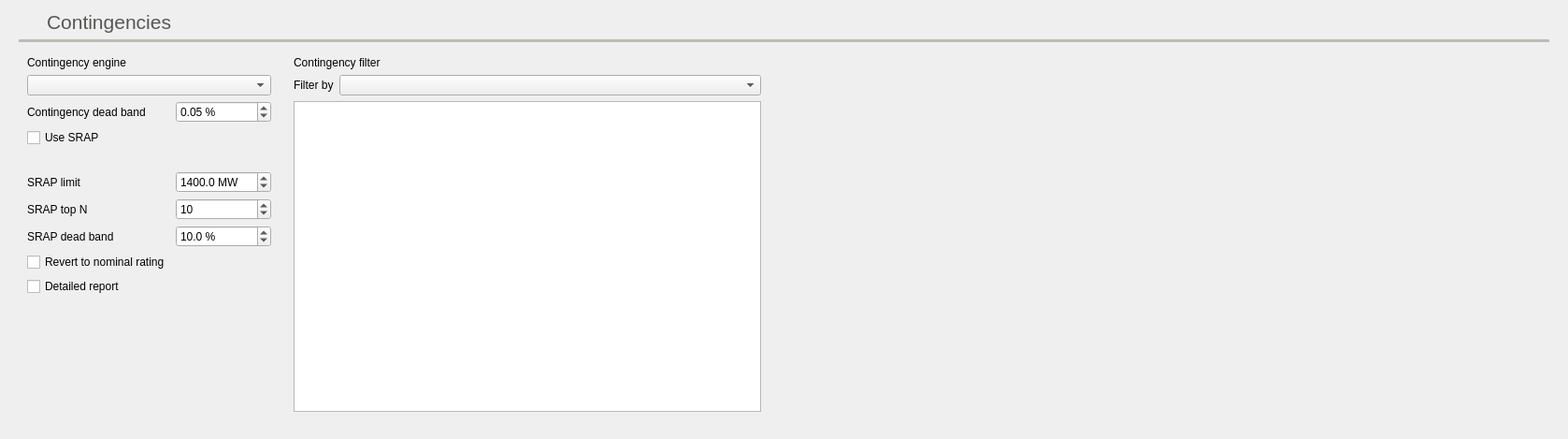
          <widget class="QWidget" name="contingencies_tab">
           <property name="toolTip">
            <string>Contingencies settings</string>
           </property>
           <attribute name="icon">
            <iconset resource="../Icons/icons.qrc">
             <normaloff>:/Icons/icons/otdf.png</normaloff>:/Icons/icons/otdf.png</iconset>
           </attribute>
           <attribute name="title">
            <string>Con</string>
           </attribute>
           <attribute name="toolTip">
            <string>Contingencies related settings</string>
           </attribute>
           <layout class="QHBoxLayout" name="horizontalLayout_42">
            <item>
             <widget class="QFrame" name="frame_76">
              <property name="frameShape">
               <enum>QFrame::Shape::NoFrame</enum>
              </property>
              <property name="frameShadow">
               <enum>QFrame::Shadow::Raised</enum>
              </property>
              <layout class="QGridLayout" name="gridLayout_28">
               <property name="topMargin">
                <number>0</number>
               </property>
               <item row="3" column="2" rowspan="15">
                <widget class="QFrame" name="frame_4">
                 <property name="frameShape">
                  <enum>QFrame::Shape::NoFrame</enum>
                 </property>
                 <property name="frameShadow">
                  <enum>QFrame::Shadow::Raised</enum>
                 </property>
                 <layout class="QFormLayout" name="formLayout">
                  <item row="0" column="0" colspan="2">
                   <widget class="QLabel" name="label_151">
                    <property name="text">
                     <string>Contingency filter</string>
                    </property>
                   </widget>
                  </item>
                  <item row="1" column="0">
                   <widget class="QLabel" name="label_152">
                    <property name="maximumSize">
                     <size>
                      <width>80</width>
                      <height>16777215</height>
                     </size>
                    </property>
                    <property name="text">
                     <string>Filter by</string>
                    </property>
                   </widget>
                  </item>
                  <item row="1" column="1">
                   <widget class="QComboBox" name="contingency_filter_by_comboBox"/>
                  </item>
                  <item row="2" column="0" colspan="2">
                   <widget class="QListView" name="contingency_group_filter_listView">
                    <property name="minimumSize">
                     <size>
                      <width>500</width>
                      <height>0</height>
                     </size>
                    </property>
                    <property name="toolTip">
                     <string>&lt;html&gt;&lt;head/&gt;&lt;body&gt;&lt;p&gt;&lt;span style=&quot; font-weight:700;&quot;&gt;Filter contingencies&lt;/span&gt;&lt;/p&gt;&lt;p&gt;This option allows you to only consider the contingencies that fall in ceratain groupings such as Area, Zone or Country. The filtering is performed based on the information stored in the Buses.&lt;/p&gt;&lt;p&gt;This is highly discouraged. We trully advise you to not to filter the contingencies and select All Contingencies. Use this feature at your own risk.&lt;/p&gt;&lt;/body&gt;&lt;/html&gt;</string>
                    </property>
                   </widget>
                  </item>
                 </layout>
                </widget>
               </item>
               <item row="2" column="0" colspan="4">
                <widget class="Line" name="line_25">
                 <property name="palette">
                  <palette>
                   <active>
                    <colorrole role="WindowText">
                     <brush brushstyle="SolidPattern">
                      <color alpha="255">
                       <red>186</red>
                       <green>189</green>
                       <blue>182</blue>
                      </color>
                     </brush>
                    </colorrole>
                   </active>
                   <inactive>
                    <colorrole role="WindowText">
                     <brush brushstyle="SolidPattern">
                      <color alpha="255">
                       <red>186</red>
                       <green>189</green>
                       <blue>182</blue>
                      </color>
                     </brush>
                    </colorrole>
                   </inactive>
                   <disabled>
                    <colorrole role="WindowText">
                     <brush brushstyle="SolidPattern">
                      <color alpha="255">
                       <red>190</red>
                       <green>190</green>
                       <blue>190</blue>
                      </color>
                     </brush>
                    </colorrole>
                   </disabled>
                  </palette>
                 </property>
                 <property name="frameShadow">
                  <enum>QFrame::Shadow::Plain</enum>
                 </property>
                 <property name="lineWidth">
                  <number>4</number>
                 </property>
                 <property name="orientation">
                  <enum>Qt::Orientation::Horizontal</enum>
                 </property>
                </widget>
               </item>
               <item row="3" column="3">
                <spacer name="horizontalSpacer_28">
                 <property name="orientation">
                  <enum>Qt::Orientation::Horizontal</enum>
                 </property>
                 <property name="sizeHint" stdset="0">
                  <size>
                   <width>828</width>
                   <height>20</height>
                  </size>
                 </property>
                </spacer>
               </item>
               <item row="0" column="0" colspan="2">
                <widget class="QFrame" name="frame_78">
                 <property name="frameShape">
                  <enum>QFrame::Shape::NoFrame</enum>
                 </property>
                 <property name="frameShadow">
                  <enum>QFrame::Shadow::Raised</enum>
                 </property>
                 <layout class="QHBoxLayout" name="horizontalLayout_41">
                  <property name="leftMargin">
                   <number>0</number>
                  </property>
                  <property name="topMargin">
                   <number>0</number>
                  </property>
                  <property name="rightMargin">
                   <number>0</number>
                  </property>
                  <property name="bottomMargin">
                   <number>0</number>
                  </property>
                  <item>
                   <widget class="QLabel" name="label_109">
                    <property name="minimumSize">
                     <size>
                      <width>24</width>
                      <height>24</height>
                     </size>
                    </property>
                    <property name="maximumSize">
                     <size>
                      <width>24</width>
                      <height>24</height>
                     </size>
                    </property>
                    <property name="text">
                     <string/>
                    </property>
                    <property name="pixmap">
                     <pixmap resource="../Icons/icons.qrc">:/Icons/icons/otdf.png</pixmap>
                    </property>
                    <property name="scaledContents">
                     <bool>true</bool>
                    </property>
                   </widget>
                  </item>
                  <item>
                   <widget class="QLabel" name="label_117">
                    <property name="palette">
                     <palette>
                      <active>
                       <colorrole role="WindowText">
                        <brush brushstyle="SolidPattern">
                         <color alpha="255">
                          <red>85</red>
                          <green>87</green>
                          <blue>83</blue>
                         </color>
                        </brush>
                       </colorrole>
                      </active>
                      <inactive>
                       <colorrole role="WindowText">
                        <brush brushstyle="SolidPattern">
                         <color alpha="255">
                          <red>85</red>
                          <green>87</green>
                          <blue>83</blue>
                         </color>
                        </brush>
                       </colorrole>
                      </inactive>
                      <disabled>
                       <colorrole role="WindowText">
                        <brush brushstyle="SolidPattern">
                         <color alpha="255">
                          <red>190</red>
                          <green>190</green>
                          <blue>190</blue>
                         </color>
                        </brush>
                       </colorrole>
                      </disabled>
                     </palette>
                    </property>
                    <property name="font">
                     <font>
                      <pointsize>16</pointsize>
                     </font>
                    </property>
                    <property name="text">
                     <string>Contingencies</string>
                    </property>
                    <property name="alignment">
                     <set>Qt::AlignmentFlag::AlignBottom|Qt::AlignmentFlag::AlignLeading|Qt::AlignmentFlag::AlignLeft</set>
                    </property>
                   </widget>
                  </item>
                 </layout>
                </widget>
               </item>
               <item row="3" column="0" colspan="2">
                <widget class="QFrame" name="frame_13">
                 <property name="frameShape">
                  <enum>QFrame::Shape::NoFrame</enum>
                 </property>
                 <property name="frameShadow">
                  <enum>QFrame::Shadow::Raised</enum>
                 </property>
                 <layout class="QGridLayout" name="gridLayout_25">
                  <item row="7" column="0">
                   <widget class="QLabel" name="label_123">
                    <property name="toolTip">
                     <string>&lt;html&gt;&lt;head/&gt;&lt;body&gt;&lt;p&gt;Dead band over the SRAP rating.&lt;/p&gt;&lt;p&gt;If greater than zero, the SRAP is investigated for values over the branch protections rating until the specified value.&lt;/p&gt;&lt;/body&gt;&lt;/html&gt;</string>
                    </property>
                    <property name="text">
                     <string>SRAP dead band</string>
                    </property>
                   </widget>
                  </item>
                  <item row="4" column="0">
                   <widget class="QLabel" name="label_52">
                    <property name="text">
                     <string/>
                    </property>
                   </widget>
                  </item>
                  <item row="5" column="0">
                   <widget class="QLabel" name="label_53">
                    <property name="text">
                     <string>SRAP limit</string>
                    </property>
                   </widget>
                  </item>
                  <item row="8" column="0">
                   <widget class="QCheckBox" name="srap_revert_to_nominal_rating_checkBox">
                    <property name="toolTip">
                     <string>&lt;html&gt;&lt;head/&gt;&lt;body&gt;&lt;p&gt;If checked the SRAP objective solution is the branch nominal rate. Otherwise, the objective rating is the contingency rating.&lt;/p&gt;&lt;/body&gt;&lt;/html&gt;</string>
                    </property>
                    <property name="text">
                     <string>Revert to nominal rating</string>
                    </property>
                   </widget>
                  </item>
                  <item row="3" column="0">
                   <widget class="QCheckBox" name="use_srap_checkBox">
                    <property name="toolTip">
                     <string>&lt;html&gt;&lt;head/&gt;&lt;body&gt;&lt;p&gt;Activate SRAP (Sistema de reducción automática de potencia)&lt;/p&gt;&lt;p&gt;It is a mechanism that helps avoiding considering a contingency if it would be eventually resolved by nearby generation shifting.&lt;/p&gt;&lt;/body&gt;&lt;/html&gt;</string>
                    </property>
                    <property name="text">
                     <string>Use SRAP</string>
                    </property>
                   </widget>
                  </item>
                  <item row="9" column="0">
                   <widget class="QCheckBox" name="contingency_detailed_massive_report_checkBox">
                    <property name="toolTip">
                     <string>&lt;html&gt;&lt;head/&gt;&lt;body&gt;&lt;p&gt;If checked, a massive posibly intractable report is generated.&lt;/p&gt;&lt;/body&gt;&lt;/html&gt;</string>
                    </property>
                    <property name="text">
                     <string>Detailed report</string>
                    </property>
                   </widget>
                  </item>
                  <item row="5" column="1">
                   <widget class="QDoubleSpinBox" name="srap_limit_doubleSpinBox">
                    <property name="toolTip">
                     <string>Maximum overload power that is solvable using the SRAP technique.</string>
                    </property>
                    <property name="suffix">
                     <string> MW</string>
                    </property>
                    <property name="decimals">
                     <number>1</number>
                    </property>
                    <property name="maximum">
                     <double>9999999.000000000000000</double>
                    </property>
                    <property name="value">
                     <double>1400.000000000000000</double>
                    </property>
                   </widget>
                  </item>
                  <item row="6" column="1">
                   <widget class="QSpinBox" name="srap_top_n_SpinBox">
                    <property name="minimum">
                     <number>1</number>
                    </property>
                    <property name="maximum">
                     <number>9999999</number>
                    </property>
                    <property name="value">
                     <number>10</number>
                    </property>
                   </widget>
                  </item>
                  <item row="2" column="1">
                   <widget class="QDoubleSpinBox" name="contingency_deadband_SpinBox">
                    <property name="suffix">
                     <string> %</string>
                    </property>
                    <property name="decimals">
                     <number>2</number>
                    </property>
                    <property name="value">
                     <double>0.050000000000000</double>
                    </property>
                   </widget>
                  </item>
                  <item row="2" column="0">
                   <widget class="QLabel" name="label_27">
                    <property name="toolTip">
                     <string>&lt;html&gt;&lt;head/&gt;&lt;body&gt;&lt;p&gt;Amount of contingency loading with respect to the base situation loading that triggers the report of the contingency. This is specially useful when we want to avoig reporting contingencies that are not significant with respect to the base situation.&lt;/p&gt;&lt;/body&gt;&lt;/html&gt;</string>
                    </property>
                    <property name="text">
                     <string>Contingency dead band</string>
                    </property>
                   </widget>
                  </item>
                  <item row="6" column="0">
                   <widget class="QLabel" name="label_1322">
                    <property name="toolTip">
                     <string>Maximum number of generation nodes to participate in the SRAP</string>
                    </property>
                    <property name="text">
                     <string>SRAP top N</string>
                    </property>
                   </widget>
                  </item>
                  <item row="0" column="0">
                   <widget class="QLabel" name="label_119">
                    <property name="text">
                     <string>Contingency engine</string>
                    </property>
                   </widget>
                  </item>
                  <item row="7" column="1">
                   <widget class="QDoubleSpinBox" name="srap_deadband_doubleSpinBox">
                    <property name="suffix">
                     <string> %</string>
                    </property>
                    <property name="decimals">
                     <number>1</number>
                    </property>
                    <property name="maximum">
                     <double>999999999.000000000000000</double>
                    </property>
                    <property name="value">
                     <double>10.000000000000000</double>
                    </property>
                   </widget>
                  </item>
                  <item row="10" column="0">
                   <spacer name="verticalSpacer_19">
                    <property name="orientation">
                     <enum>Qt::Orientation::Vertical</enum>
                    </property>
                    <property name="sizeHint" stdset="0">
                     <size>
                      <width>20</width>
                      <height>40</height>
                     </size>
                    </property>
                   </spacer>
                  </item>
                  <item row="1" column="0" colspan="2">
                   <widget class="QComboBox" name="contingencyEngineComboBox"/>
                  </item>
                 </layout>
                </widget>
               </item>
              </layout>
             </widget>
            </item>
           </layout>
          </widget>
